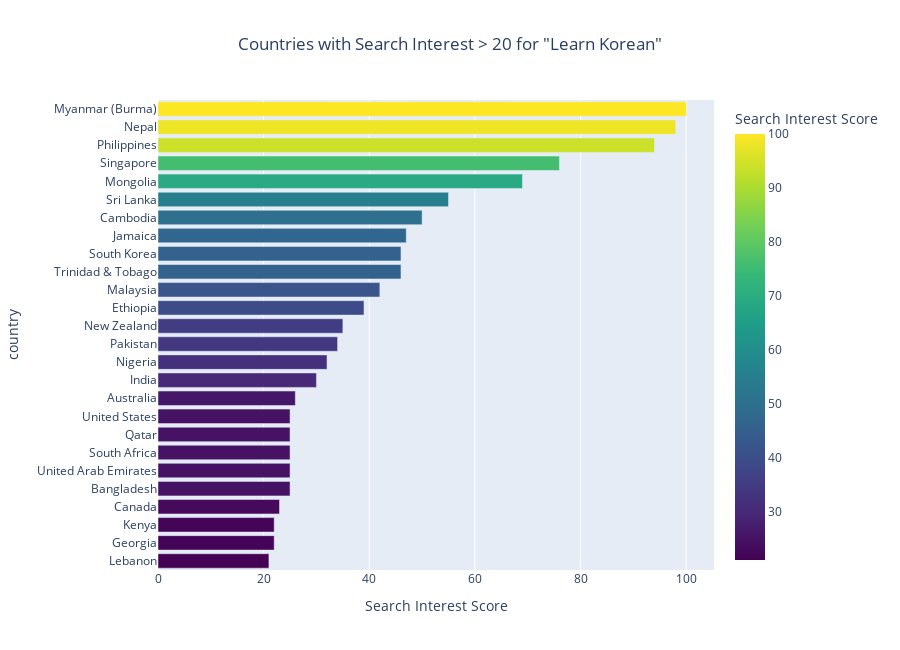

Notebook code cell kept with this figure:
### Markdown cell above
### 2.2.1 Histogram of Countries "Learn Korean" interest ranking of at least 20

### Code cell
# Let's look at countries with interest > 20
countries_with_interest_df = (learn_korean_geo_past5yr_df
    [learn_korean_geo_past5yr_df['learn_korean_geo_past5yr'] > 20]
    .sort_values('learn_korean_geo_past5yr', ascending=False)
)

num_countries = len(countries_with_interest_df)
dynamic_height = max(600, num_countries * 25)  # 25px per country, minimum 600px

fig = px.bar(countries_with_interest_df,
             y='country',
             x='learn_korean_geo_past5yr',
             orientation='h',
             title='Countries with Search Interest > 20 for "Learn Korean"',
             labels={'learn_korean_geo_past5yr': 'Search Interest Score'},
             color='learn_korean_geo_past5yr',
             color_continuous_scale='Viridis')

fig.update_layout(
    yaxis={'categoryorder': 'total ascending'},
    height=dynamic_height,
    showlegend=False,
    title_x=0.5
)

fig.show()

### Figure 1 — Plotly figure (JSON) as saved in the notebook; plotly's stock layout.template omitted (floating-point values rounded to 4 significant figures)
{"data": [{"hovertemplate": "Search Interest Score=%{marker.color}<br>country=%{y}<extra></extra>", "legendgroup": "", "marker": {"color": [100.0, 98.0, 94.0, 76.0, 69.0, 55.0, 50.0, 47.0, 46.0, 46.0, 42.0, 39.0, 35.0, 34.0, 32.0, 30.0, 26.0, 25.0, 25.0, 25.0, 25.0, 25.0, 23.0, 22.0, 22.0, 21.0], "coloraxis": "coloraxis", "pattern": {"shape": ""}}, "name": "", "orientation": "h", "showlegend": false, "textposition": "auto", "type": "bar", "x": [100.0, 98.0, 94.0, 76.0, 69.0, 55.0, 50.0, 47.0, 46.0, 46.0, 42.0, 39.0, 35.0, 34.0, 32.0, 30.0, 26.0, 25.0, 25.0, 25.0, 25.0, 25.0, 23.0, 22.0, 22.0, 21.0], "xaxis": "x", "y": ["Myanmar (Burma)", "Nepal", "Philippines", "Singapore", "Mongolia", "Sri Lanka", "Cambodia", "Jamaica", "Trinidad & Tobago", "South Korea", "Malaysia", "Ethiopia", "New Zealand", "Pakistan", "Nigeria", "India", "Australia", "Bangladesh", "United Arab Emirates", "South Africa", "Qatar", "United States", "Canada", "Georgia", "Kenya", "Lebanon"], "yaxis": "y"}], "layout": {"barmode": "relative", "coloraxis": {"colorbar": {"title": {"text": "Search Interest Score"}}, "colorscale": [[0, "#440154"], [0.1111, "#482878"], [0.2222, "#3e4989"], [0.3333, "#31688e"], [0.4444, "#26828e"], [0.5556, "#1f9e89"], [0.6667, "#35b779"], [0.7778, "#6ece58"], [0.8889, "#b5de2b"], [1, "#fde725"]]}, "height": 650, "legend": {"tracegroupgap": 0}, "showlegend": false, "title": {"text": "Countries with Search Interest > 20 for \"Learn Korean\"", "x": 0.5}, "xaxis": {"anchor": "y", "domain": [0, 1], "title": {"text": "Search Interest Score"}}, "yaxis": {"anchor": "x", "categoryorder": "total ascending", "domain": [0, 1], "title": {"text": "country"}}}}
